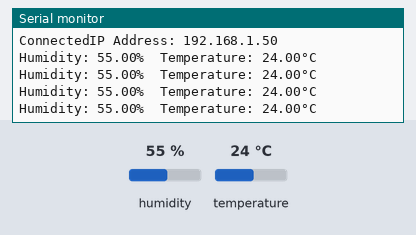
Bench run of a sketch on a simulated ESP8266 (NodeMCU). Parts: the last lines printed to the serial monitor. Inputs (shaded band) come from the test bench; at power-on: humidity 55 %, temperature 24 °C. WiFi joins after 1.5 s; servers stay silent unless stated.

Above: at 2.7 s.
2.8 s: humidity set to 22 %
At 3.86 s:
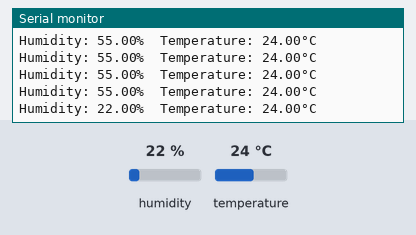
5.6 s: temperature set to 12 °C
At 5.67 s:
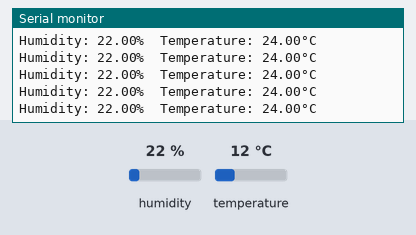
8.4 s: humidity set to 40 %
At 8.41 s:
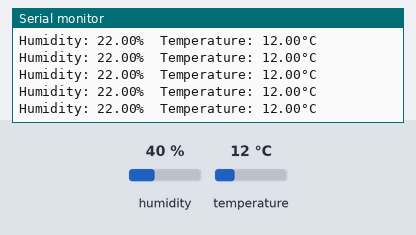
Timing chart, 0 to 11.4 s (numbered marks = the images above; inputs shaded):
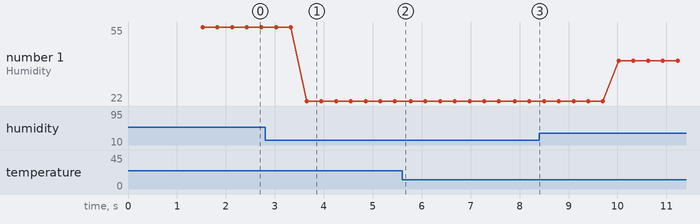

Measured:
- after the input at 2.8 s, the serial monitor: prints a new line after 0.85 s (image 1)
- plotted number 1: 55 → 22 after the input at 2.8 s, 22 → 40 after the input at 8.4 s

The sketch:

firebase_dht.ino
```cpp
#include <ESP8266WiFi.h>
#include <FirebaseArduino.h>
#include <ArduinoJson.h>
#include "DHT.h"        // including the library of DHT11 temperature and humidity sensor


#define FIREBASE_HOST "cubes-1e3d8.firebaseio.com" //--> URL address of your Firebase Realtime Database.
#define FIREBASE_AUTH "PmNnNh2Pd86qA8hEHbk2A61wiVetmMxCqxaLnE21" //--> Your firebase database secret code.
#define WIFI_SSID "Space" // Change the name of your WIFI
#define WIFI_PASSWORD "111122220" // Change the password of your WIFI

#define DHTTYPE DHT11   // DHT 11
//#define dht_dpin D5
#define dht_dpin D3
DHT dht(dht_dpin, DHTTYPE);
void setup(void)
{
  dht.begin();
  Serial.begin(115200);

  WiFi.begin(WIFI_SSID, WIFI_PASSWORD);
  Serial.print("Connecting to ");
  Serial.print(WIFI_SSID);
  while (WiFi.status() != WL_CONNECTED) {
    Serial.print(".");
    delay(500);
  }

  Serial.println();
  Serial.print("Connected");
  Serial.print("IP Address: ");
  Serial.println(WiFi.localIP());
  Firebase.begin(FIREBASE_HOST, FIREBASE_AUTH);
}


void loop() {
    float h = dht.readHumidity();
    float t = dht.readTemperature();

  Serial.print("Humidity: ");
  Serial.print(h);

  Serial.print("%  Temperature: ");
  Serial.print(t);
  Serial.println("°C ");

//  Firebase.setFloat ("Temp",t);
//  Firebase.setFloat ("Humidity",h);
//  Firebase.setInt("Status", 24);
//  Firebase.setString("Message", "hello Project Cubes");
  //Firebase.setBool("truth", false);

//  delay(2000);
    delay(300);
}
```
